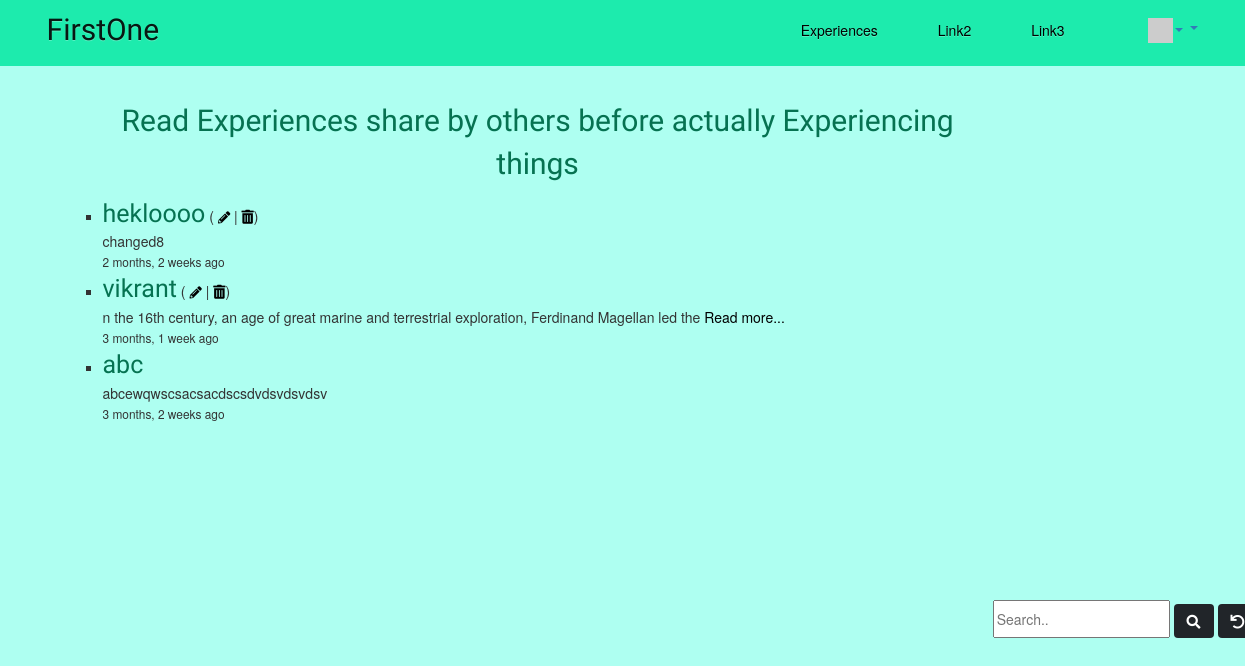
The app's page /createexp/exps/ (signed in) with its own data.
### createexp/models.py (models this page shows)
class Post(models.Model):
    user = models.ForeignKey(settings.AUTH_USER_MODEL, on_delete=models.CASCADE)
    title = models.CharField(max_length=128)
    body = models.CharField(max_length=400)
    comments = models.ManyToManyField(settings.AUTH_USER_MODEL, through='Comment', related_name='comments_owned')
    created_at = models.DateTimeField(auto_now_add=True)
    updated_at = models.DateTimeField(auto_now=True)

### createexp/views.py (the view)
# urls.py: path('exps/', views.ListView, name='Exp_list'),
def ListView(request):
    model = Post
    strval = request.GET.get("search",False)
    if strval:
        query = Q(title__icontains=strval)
        query.add(Q(body__icontains=strval), Q.OR)
        objects = Post.objects.filter(query).select_related().order_by('-updated_at')[:10]
    else :
        objects = Post.objects.all().order_by('-updated_at')[:10]
    for obj in objects:
        obj.natural_updated = naturaltime(obj.updated_at)
    ctx = {'Exp_list' : objects, 'search': strval,}
    retval = render(request, 'createexp/Exp_list.html', ctx)
    dump_queries()
    return retval;

### createexp/utils.py (called while the page is built)
def dump_queries() :
    qs = connection.queries
    for q in qs:
        print(q)

### home/context_processors.py (called while the page is built)
def settings(request):
    return {
        'settings': django_settings,
    }

### home/templatetags/app_tags.py (called while the page is built)
@register.filter(name='gravatar')
def gravatar(user, size=35):
    email = str(user.email.strip().lower()).encode('utf-8')
    email_hash = md5(email).hexdigest()
    url = "//www.gravatar.com/avatar/{0}?s={1}&d=identicon&r=PG"
    return url.format(email_hash, size)

### createexp/templates/createexp/Exp_list.html (shortened to what this page needs)
{% extends "base_menu.html" %}
{% block content %}
{% load crispy_forms_tags %}
<html>
  <head>
    </head>
<div style="float:right; margin-top : 500px ; margin-right: -80px;">
    <form>
        <input class="form-control-static"  type="text" placeholder="Search.." name="search"
        {% if search %} value="{{ search }}" {% endif %}>
        <button class ="btn btn-dark" type="submit"><i class="fa fa-search"></i></button>
        <a class= "btn btn-dark" href="#"><i class="fa fa-undo"></i></a>
    </form>
</div>
<body>
    <div class="container">
    <p style="font-family: Sofia, sans-serif;font-size: 30px; text-align: center; color: #067251;">Read Experiences share by others before actually Experiencing things</p>
{% if Exp_list %}
<ul style="list-style-type:square;">
    {% for Exp in Exp_list %}
    <li>
        <a href="{% url 'createexp:Exp_detail'  Exp.id %}" , style="font-family: 'Itim', cursive; font-size: 25px ;color:#067251 ;text-decoration: none; ">{{ Exp.title }}</a>
        {% if Exp.user == user %}
        (<a href="{% url 'createexp:Exp_update' Exp.id %}" data-toggle="tooltip" class="tip-top" title="Default tooltip" ><i style = "color: black; margin-left: 4px;" class="fa fa-pencil fa-sm"  aria-hidden="true"></i></a>
        | <a href="{% url 'createexp:Exp_delete' Exp.id %}"><i class="fa fa-trash" style="color: black;"></i></a>)
        {% endif %}
        <div style="left:10px" >
            {% if Exp.body|length < 100 %}
                {{ Exp.body }}
            {% else %}
                {{ Exp.body|slice:"0:99" }}
                <a href="{% url 'createexp:Exp_detail'  Exp.id %}" , style= "color:black ;text-decoration: none;">Read more...</a>
            {% endif %}
        </div>
        <small>
            {{ Exp.natural_updated }}
        </small>
    </li>
    {% endfor %}
</ul>
{% endif %}
</div>
</body>
</html>
{% endblock content %}

### createexp/templates/createexp/Exp_list.html (style rules this page uses)
body { background-color: #aefff1; margin-top: 100px; }

### records on screen
Post: title "hekloooo", body "changed8", natural_updated "2 months, 2 weeks ago"
Post: title "vikrant", body "n the 16th century, an age of great marine and terrestrial exploration, Ferdinand Magellan led the", natural_updated "3 months, 1 week ago"
Post: title "abc", body "abcewqwscsacsacdscsdvdsvdsvdsv", natural_updated "3 months, 2 weeks ago"
